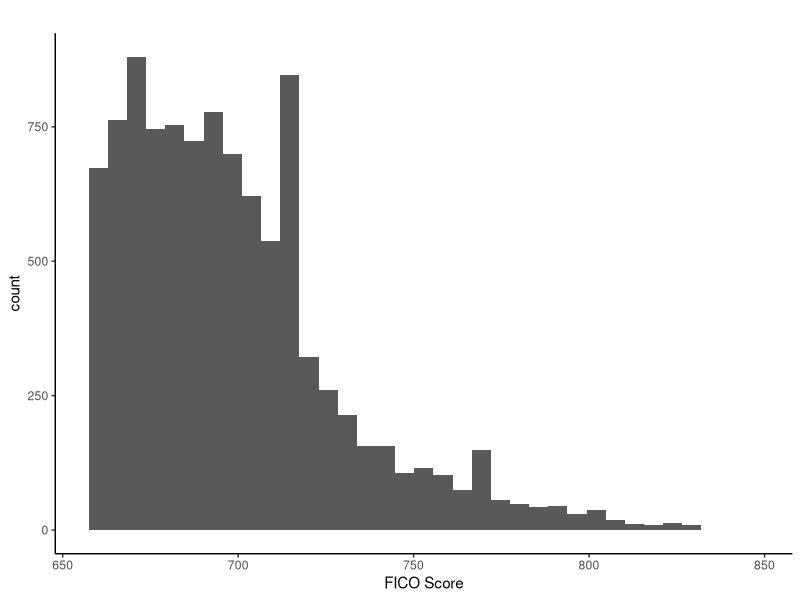
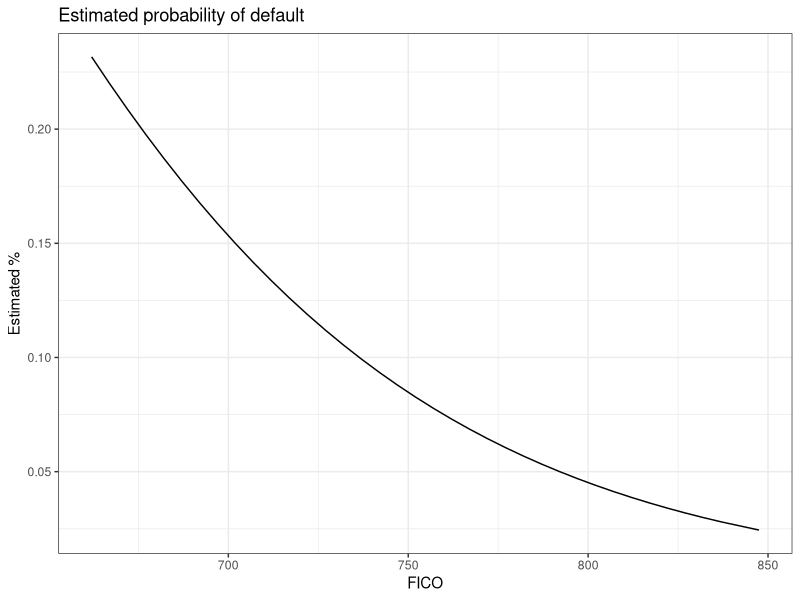

Source code (R) for these figures, in order: (Note: this script raises an error after producing the figures.)
## ---- chunk 1
knitr::opts_chunk$set(echo = FALSE, fig.height = 5, fig.width = 8)
library(dplyr)
library(knitr)
library(magrittr)
library(broom)
library(ggplot2)
library(pROC)
library(tidyr)
insample <- read.csv("File1_IS_data.csv")
## ---- chunk 2
insample %>% 
    select(default) %>% table()
## ---- chunk 3
insample %>%
    ggplot(aes(fico)) + geom_histogram(bins = 35) + 
    theme_classic() + 
    ggtitle("") + xlab("FICO Score")
## ---- chunk 4
insample %<>%
   mutate(default = default == "Defaulted")

log_fit <- glm(default ~ fico, data = insample, family = "binomial")
log_fit %>% tidy %>% knitr::kable(digits = 2)
## ---- chunk 5
# predict in base R does not play nice with pipes
log_odds <- function(model, val) {
    betas <- model %>% tidy %$% estimate
    b_0 <- betas[1]
    b_1 <- betas[2]
    x = exp(b_0 + (b_1 * val))
    x / (1 + x)
}

insample %>%
    mutate(prob = log_odds(log_fit, fico)) %>%
    ggplot(aes(x = fico, y = prob)) + geom_line() +
    ggtitle("Estimated probability of default") + 
    xlab("FICO") + ylab("Estimated %") + 
    theme_bw()
## ---- chunk 6
insample %>%
    group_by(fico) %>%
    summarize(empirical = (mean(as.numeric(default)))) %>%
    mutate(estimated = log_odds(log_fit, fico)) %>%
    gather(key = "est_type", value = "risk",
           ... = empirical, estimated) %>% 
    ggplot(aes(x = fico, y = risk, color = est_type)) + 
    geom_point() + theme_bw() + 
    theme(legend.position = "bottom") + 
    xlab("FICO") + ylab("") + 
    ggtitle("Empirical vs estimated default risk")
## ---- chunk 7
log_roc <- insample %>%
    mutate(prob = log_odds(log_fit, fico)) %>%
    roc(default ~ prob, data = .) %>%
    suppressMessages()

plot_log_roc <- log_roc %>% plot
plot_log_roc
## ---- chunk 8
low_thresh_vals <- insample %>% 
    select(fico) %>%
    log_odds(log_fit, .) %>%
    is_greater_than(0.1)

confusion <- table(low_thresh_vals, insample$default)
confusion %>% knitr::kable()
## ---- chunk 9
data_small <- insample[1:9000,]
data_out <- insample[9001:10000,]

# this is a bad idea...should randomly sample instead
# set.seed(8)
# data_small <- insample %>% sample_n(9000, replace= F)
## ---- chunk 10
small_fit <- glm(default ~ fico, data = data_small, family = "binomial")

small_fit %>% tidy %>% knitr::kable(digits = 2)
## ---- chunk 11
plot(log_roc)
data_out %>%
    mutate(pred = log_odds(small_fit, fico)) %>%
    roc(default ~ pred, data = ., ) %>%
    plot.roc(add = T)
## ---- chunk 12
data_out %<>%
    mutate(annual_inc = annual_inc / 1000)
fit_larger <- glm(default ~ fico + int_rate + emp_length + annual_inc, data = data_out, family = "binomial")
car::Anova(fit_larger)
## ---- chunk 13
fit_larger2 <- glm(default ~ fico + int_rate + annual_inc, data = data_out, family = "binomial")
car::Anova(fit_larger2)
## ---- chunk 14
fit_acc_temp <- fit_larger2 %>% 
    predict(data = data_out, type = "response") %>%
    cbind(data_out)
names(fit_acc_temp)[1] <- "pred"
## ---- chunk 15
data_out %>%
    mutate(pred = log_odds(small_fit, fico)) %>%
    roc(default ~ pred, data = ., ) %>% plot
fit_acc_temp %>%
    roc(default ~ pred, data = .) %>% plot(add = T)
## ---- chunk 16
fit_larger2 %>% tidy %>% knitr::kable(digits = 4)
## ---- chunk 17
outsample <- read.csv("File2_OOS_predictor_data.csv")
## ---- chunk 18
# get Pr(default | X)
outsample %<>% mutate(annual_inc = annual_inc / 1000)
outsample$default_prob <-  fit_larger2 %>% predict(newdata = outsample, type="response")
## ---- chunk 19
portfolio <- outsample %>%
    mutate(int_multiple = ( (1 - (int_rate / 100))^-5) / int_rate) %>%
    mutate(e_return = default_prob * int_multiple * loan_amnt) %>%
    select(id, e_return, loan_amnt, default_prob, int_multiple) %>%
    arrange(-e_return) %>%
    head(100)

csv_out <- outsample %>%
    transmute(id = id, picked = id %in% portfolio$id)

csv_out %>% write.csv(file = "applicant_portfolio.csv")
